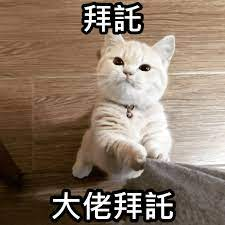
#> input picture 2/img_name.jpg, 225 x 225 px
$ python draw.py
#> lines starting #> are read from the running program, lines starting #| are printed output that depends on the picture
import cv2
import numpy as np

img = cv2.imread('img_name.jpg')
#> img is the input picture: shape (225, 225, 3); mean B, G, R 103.4, 119.2, 137.8
img = cv2.resize(img, (0, 0), fx=2, fy=2)
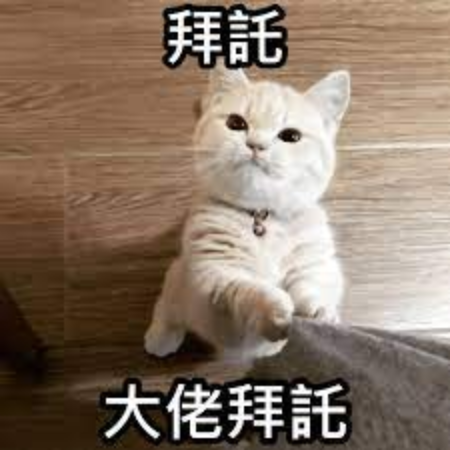
#> img: shape (450, 450, 3); mean B, G, R 103.3, 119.2, 137.7

canvas = np.zeros((600, 600, 3), np.uint8)

# 畫線條
cv2.line(canvas, (0, 0), (img.shape[1], img.shape[0]), (0, 255, 0), 2)
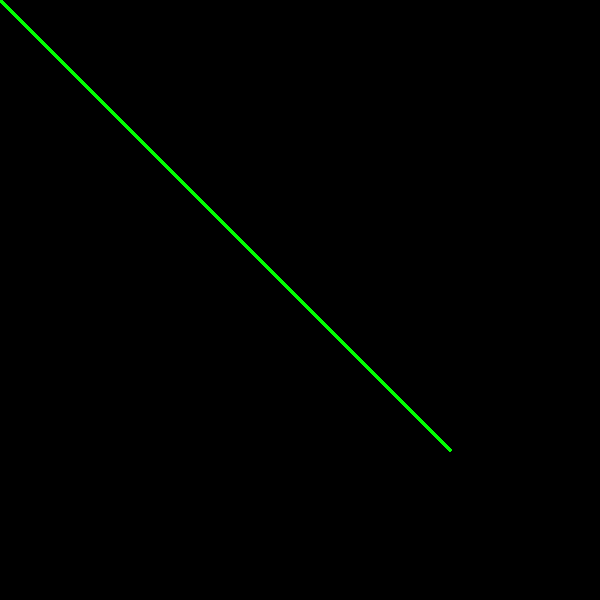
#> canvas: shape (600, 600, 3); mean B, G, R 0, 1.6, 0

# 畫方形
cv2.rectangle(canvas, (0, 0), (400, 300), (0, 0, 255), 2)  # cv2.FILLED 填滿

# 畫圓形
cv2.circle(canvas, (300, 400), 30, (255, 0, 0), 2)

# 英文投射
cv2.putText(canvas, 'HELLO', (100, 500), cv2.FONT_HERSHEY_SIMPLEX, 2, (255, 255, 255), 2)
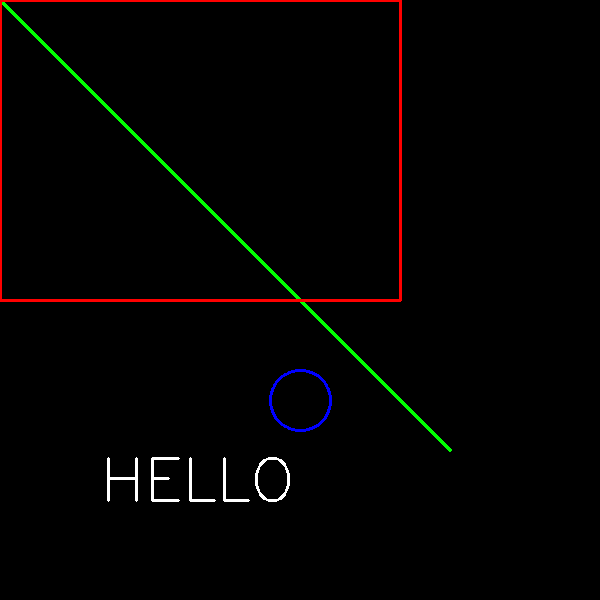
#> canvas: shape (600, 600, 3); mean B, G, R 1.4, 2.6, 3.5

cv2.imshow('canvas', canvas)

cv2.waitKey(0)
